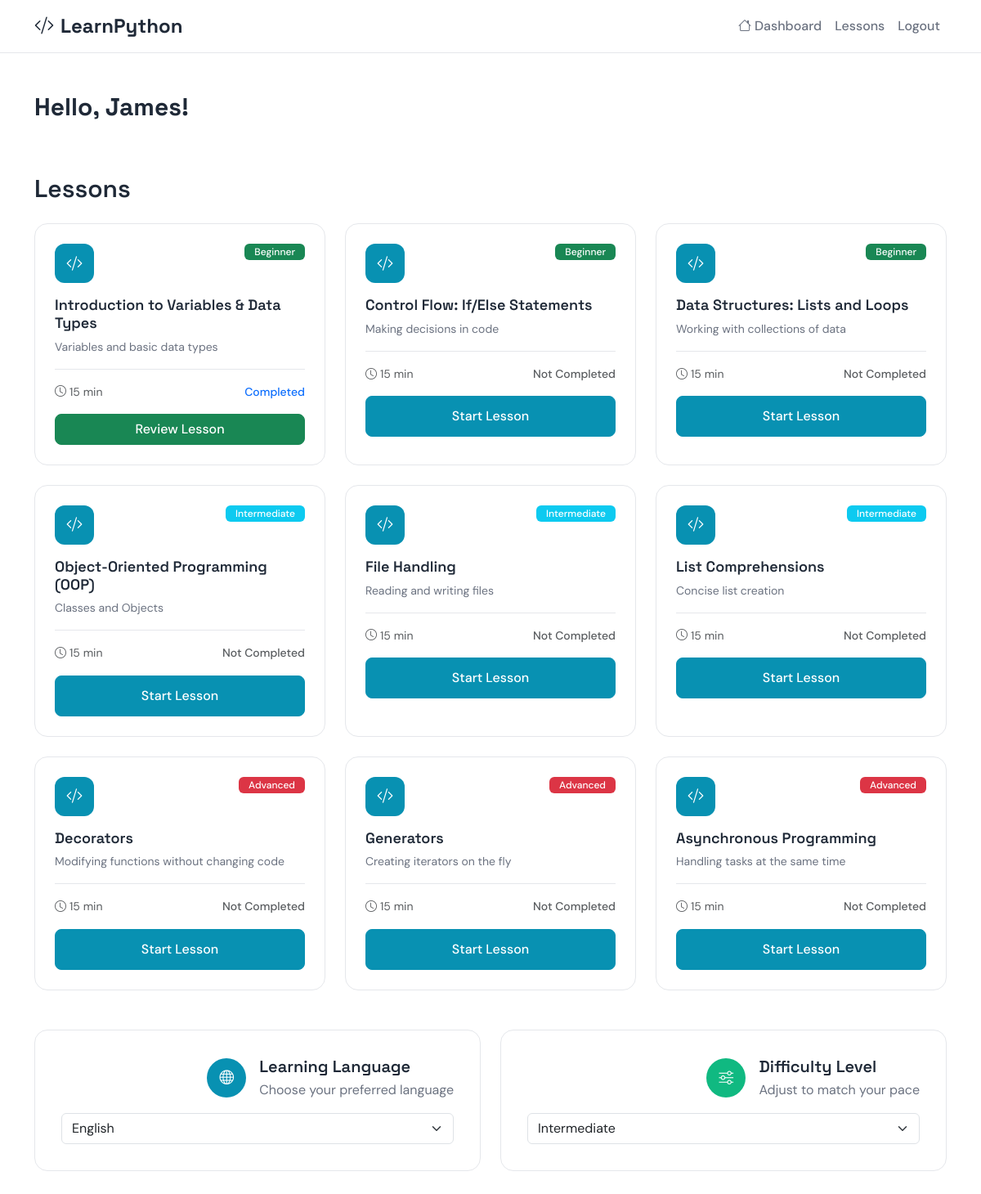
/user/dashboard/ (signed in), run on the app's committed database.
### user/models.py (models this page shows, shortened)
class User(AbstractUser):
    username = None
    email = models.EmailField(unique=True)
    is_verified = models.BooleanField(default=False)  # email verification flag
    USERNAME_FIELD = "email"
    REQUIRED_FIELDS = []
    objects = CustomUserManager()

### lesson/models.py (models this page shows, shortened)
class Lesson(models.Model):
    DIFFICULTY_CHOICES = [
        ('1', 'Beginner'),
        ('2', 'Intermediate'),
        ('3', 'Advanced'),
    ]
    topic = models.CharField(max_length=100)       # e.g. "Introduction to Python"
    subtopic = models.CharField(max_length=100)    # e.g. "Variables"
    code_example = models.TextField()              # Python code snippet
    code_explanation = models.TextField()          # "What this code does"
    difficulty_level = models.CharField(
        max_length=50,
        choices=DIFFICULTY_CHOICES,
        default='1',
        help_text="The difficulty level of the lesson."
    )
    created_at = models.DateTimeField(auto_now_add=True)
    class Meta:
        ordering = ["topic", "subtopic"]

### user/views.py (the view)
# urls.py: path("dashboard/", views.dashboard, name="dashboard"),
@login_required
def dashboard(request):
    lessons = Lesson.objects.all().order_by("difficulty_level")
    for lesson in lessons:
        progress = lesson.progress.filter(user=request.user, completed=True).exists()
        lesson.is_completed = progress
    context = {
        "lessons": lessons,
    }
    return render(request, "dashboard.html", context)

### templates/dashboard.html (shortened to what this page needs)
<!DOCTYPE html>
<html lang="en">
<head>
    <link href="https://cdn.jsdelivr.net/npm/bootstrap@5.3.2/dist/css/bootstrap.min.css" rel="stylesheet">
    <link href="https://cdn.jsdelivr.net/npm/bootstrap-icons@1.11.3/font/bootstrap-icons.css" rel="stylesheet">
    {% load static %}
    <link rel="stylesheet" href="{% static 'css/styles.css' %}">
</head>
<body>
    <nav class="navbar navbar-expand-lg navbar-light">
        <div class="container">
            <a class="navbar-brand" href="{% url 'user:dashboard' %}">
                <i class="bi bi-code-slash me-2"></i>LearnPython
            </a>
            <div class="collapse navbar-collapse" id="navbarNav">
                <ul class="navbar-nav ms-auto">
                    <li class="nav-item">
                        <a class="nav-link" href="{% url 'user:dashboard' %}">
                            <i class="bi bi-house me-1"></i>Dashboard
                        </a>
                    </li>
                    <li class="nav-item">
                        <a class="nav-link" href="#lessons">Lessons</a>
                    </li>
                    <li class="nav-item">
                        <a class="nav-link" href="{% url 'account_logout' %}">Logout</a>
                    </li>
                </ul>
            </div>
        </div>
    </nav>
    <div class="container py-5">
        <div class="row mb-5">
            <div class="col-12">
                <div class="text-left">
                    <h1 class="hero-title mb-3" style="font-size: 30px;">Hello, {{ user.first_name|default:user.username }}!</h1>
                </div>
            </div>
        </div>
        <div class="row mb-5" id="lessons">
            <div class="col-12">
                <h3 class="section-title text-left mb-4" style="font-size: 30px;">Lessons</h3>
                <div class="row g-4">
                    {% for lesson in lessons %}
                    <div class="col-lg-6 col-xl-4">
                        <div class="lesson-card h-100">
                            <div class="d-flex align-items-start justify-content-between mb-3">
                                <div class="lesson-icon">
                                        <i class="bi bi-code-slash"></i>
                                </div>
                                {% if lesson.difficulty_level == "1" %}
                                    <span class="badge bg-success">{{ lesson.get_difficulty_level_display }}</span>
                                {% elif lesson.difficulty_level == "2" %}
                                    <span class="badge bg-info">{{ lesson.get_difficulty_level_display }}</span>
                                {% elif lesson.difficulty_level == "3" %}
                                    <span class="badge bg-danger">{{ lesson.get_difficulty_level_display }}</span>
                                {% endif %}
                            </div>
                            <h5 class="lesson-title mb-2">{{ lesson.topic }}</h5>
                            <p class="lesson-description mb-3">{{ lesson.subtopic }}</p>
                            <div class="lesson-meta mb-3">
                                <div class="d-flex align-items-center justify-content-between mb-2">
                                    <small class="text-muted"><i class="bi bi-clock me-1"></i>{{ lesson.duration|default:"15" }} min</small>
                                    {% if lesson.is_completed %}
                                        <small class="text-primary fw-medium">Completed</small>
                                    {% else %}
                                        <small class="text-muted fw-medium">Not Completed</small>
                                    {% endif %}
                                </div>
                            </div>
                            <div>
                                {% if lesson.is_completed %}
                                    <a href="{% url 'lesson:lesson_detail' lesson.id %}" class="btn btn-success w-100">
                                        Review Lesson
                                    </a>
                                {% else %}
                                    <a href="{% url 'lesson:lesson_detail' lesson.id %}" class="btn btn-primary w-100">
                                        Start Lesson
                                    </a>
                                {% endif %}
                            </div>
                        </div>
                    </div>
                    {% endfor %}
                </div>
            </div>
        </div>
        <div class="row">
            <div class="col-lg-6 mb-4">
                <div class="feature-card">
                    <div class="d-flex align-items-center mb-3">
                        <div class="feature-icon me-3" style="width: 48px; height: 48px; background-color: var(--primary-color);">
                            <i class="bi bi-globe" style="font-size: 1.1rem;"></i>
                        </div>
                        <div>
                            <h5 class="feature-title mb-1">Learning Language</h5>
                            <p class="feature-description mb-0">Choose your preferred language</p>
                        </div>
                    </div>
                    <select class="form-select">
                        <option selected>English</option>
                    </select>
                </div>
            </div>
            <div class="col-lg-6 mb-4">
                <div class="feature-card">
                    <div class="d-flex align-items-center mb-3">
                        <div class="feature-icon me-3" style="width: 48px; height: 48px; background-color: var(--accent-color);">
                            <i class="bi bi-sliders" style="font-size: 1.1rem;"></i>
                        </div>
                        <div>
                            <h5 class="feature-title mb-1">Difficulty Level</h5>
                            <p class="feature-description mb-0">Adjust to match your pace</p>
                        </div>
                    </div>
                    <select class="form-select">
                        <option selected>Intermediate</option>
                    </select>
                </div>
            </div>
        </div>
    </div>
</body>
</html>

### static/css/styles.css (style rules this page uses)
:root { --primary-color: #0891b2; --accent-color: #10b981; --text-primary: #1f2937; --text-secondary: #6b7280; --text-muted: #9ca3af; --background: #ffffff; --background-subtle: #f9fafb; --border-color: #e5e7eb; --font-heading: "Space Grotesk", sans-serif; --font-body: "DM Sans", sans-serif; --section-padding: 5rem 0; --container-padding: 2rem; }
body { font-family: var(--font-body); color: var(--text-secondary); line-height: 1.6; background-color: var(--background); }
h1, h2, h3, h4, h5, h6 { font-family: var(--font-heading); color: var(--text-primary); font-weight: 600; line-height: 1.2; }
.navbar { background-color: var(--background) !important; border-bottom: 1px solid var(--border-color); }
.navbar-brand { font-family: var(--font-heading); font-weight: 700; font-size: 1.5rem; color: var(--text-primary) !important; }
.nav-link { color: var(--text-secondary) !important; font-weight: 500; transition: color 0.2s ease; }
.btn-primary { background-color: var(--primary-color); border-color: var(--primary-color); font-weight: 500; padding: 0.75rem 2rem; border-radius: 0.5rem; transition: all 0.2s ease; }
.hero-title { font-size: 3.5rem; font-weight: 700; color: var(--text-primary); margin-bottom: 1.5rem; }
.section-title { font-size: 2.5rem; font-weight: 600; color: var(--text-primary); }
.feature-card { padding: 2rem; background-color: var(--background); border-radius: 1rem; border: 1px solid var(--border-color); transition: all 0.2s ease; height: 100%; }
.feature-icon { width: 60px; height: 60px; background-color: var(--primary-color); border-radius: 50%; display: flex; align-items: center; justify-content: center; margin: 0 auto; }
.feature-icon i { font-size: 1.5rem; color: white; }
.feature-title { font-size: 1.25rem; font-weight: 600; color: var(--text-primary); }
.feature-description { color: var(--text-secondary); }
.lesson-card { padding: 1.5rem; background-color: var(--background); border-radius: 1rem; border: 1px solid var(--border-color); transition: all 0.2s ease; height: 100%; }
.lesson-icon { width: 48px; height: 48px; background-color: var(--primary-color); border-radius: 0.75rem; display: flex; align-items: center; justify-content: center; color: white; font-size: 1.25rem; }
.lesson-title { font-size: 1.125rem; font-weight: 600; color: var(--text-primary); margin-bottom: 0.5rem; }
.lesson-description { color: var(--text-secondary); font-size: 0.875rem; line-height: 1.5; }
.lesson-meta { border-top: 1px solid var(--border-color); padding-top: 1rem; }
.lesson-card .badge { font-size: 0.75rem; font-weight: 500; padding: 0.25rem 0.75rem; }
.lesson-card .btn { font-weight: 500; border-radius: 0.5rem; transition: all 0.2s ease; }

### data on the page
User: first_name "James"
Lesson: difficulty_level "Beginner", topic "Introduction to Variables & Data Types", subtopic "Variables and basic data types", duration "15", shows "Completed", shows "Review Lesson"
Lesson: difficulty_level "Beginner", topic "Control Flow: If/Else Statements", subtopic "Making decisions in code", duration "15", shows "Not Completed", shows "Start Lesson"
Lesson: difficulty_level "Beginner", topic "Data Structures: Lists and Loops", subtopic "Working with collections of data", duration "15", shows "Not Completed", shows "Start Lesson"
Lesson: difficulty_level "Intermediate", topic "Object-Oriented Programming (OOP)", subtopic "Classes and Objects", duration "15", shows "Not Completed", shows "Start Lesson"
Lesson: difficulty_level "Intermediate", topic "File Handling", subtopic "Reading and writing files", duration "15", shows "Not Completed", shows "Start Lesson"
Lesson: difficulty_level "Intermediate", topic "List Comprehensions", subtopic "Concise list creation", duration "15", shows "Not Completed", shows "Start Lesson"
Lesson: difficulty_level "Advanced", topic "Decorators", subtopic "Modifying functions without changing code", duration "15", shows "Not Completed", shows "Start Lesson"
Lesson: difficulty_level "Advanced", topic "Generators", subtopic "Creating iterators on the fly", duration "15", shows "Not Completed", shows "Start Lesson"
Lesson: difficulty_level "Advanced", topic "Asynchronous Programming", subtopic "Handling tasks at the same time", duration "15", shows "Not Completed", shows "Start Lesson"
